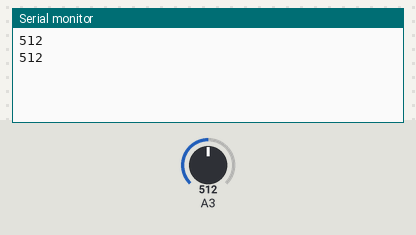
This sketch was run on a simulated Arduino Uno, built with avr-gcc and run on an emulated ATmega328P. On the bench: the last lines printed to the serial monitor. The test bench sets the inputs (shaded band); at power-on: A3 = 512.

Above: at 1.8 s.
1.9 s: A3 set to 716
At 2.8 s:
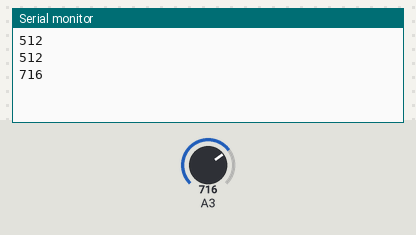
3.4 s: A3 set to 900
At 4.8 s:
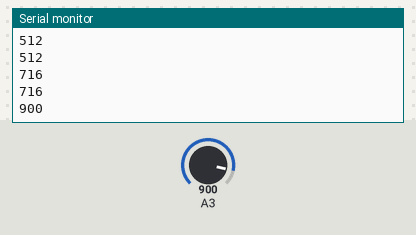
Timing chart, 0 to 6.4 s (numbered marks = the images above; inputs shaded):
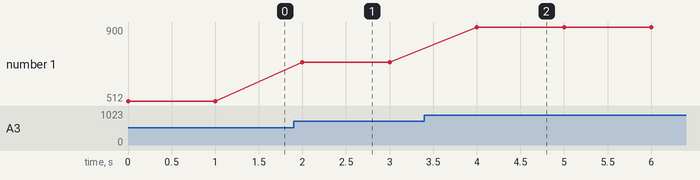

The sketch:

sketch_mar18a.ino
```cpp
void setup() {
  // put your setup code here, to run once:
   Serial.begin(9600);
   pinMode(3,INPUT);
}

void loop() {
  // put your main code here, to run repeatedly:
Serial.println(analogRead(3));
Serial.println();
delay(1000);
}
```

Measured:
- after the input at 1.9 s, the serial monitor: prints a new line after 0.10 s (image 1)
- after the input at 3.4 s, the serial monitor: prints a new line after 0.60 s (image 2)
- plotted number 1: 512 → 716 after the input at 1.9 s, 716 → 900 after the input at 3.4 s
